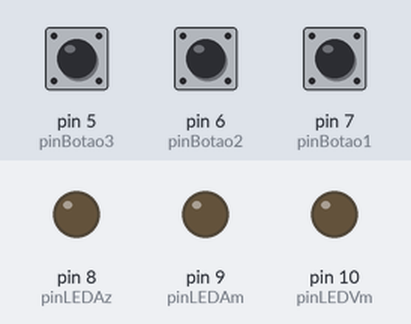
This sketch was run on a simulated Arduino Uno, built with avr-gcc and run on an emulated ATmega328P. Parts: output pins drawn as LEDs (lit = HIGH). The inputs (shaded band) are chosen by the test bench; at power-on: pin 6 (pinBotao2) HIGH, pin 5 (pinBotao3) HIGH, pin 7 (pinBotao1) HIGH.

Above: at 1.2 s.
1.3 s: pin 6 (pinBotao2) pulled LOW for 0.15 s
At 2.4 s:
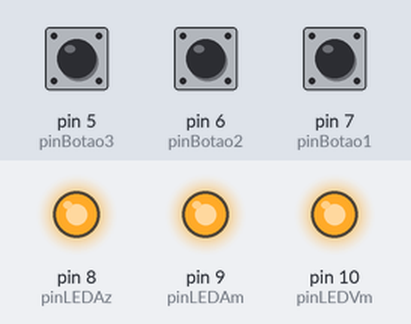
2.9 s: pin 5 (pinBotao3) pulled LOW for 0.15 s
At 3.6 s:
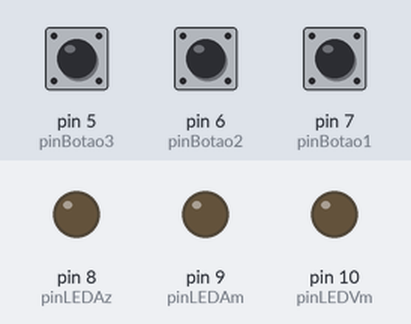
4.5 s: pin 6 (pinBotao2) pulled LOW for 1 s
At 4.9 s:
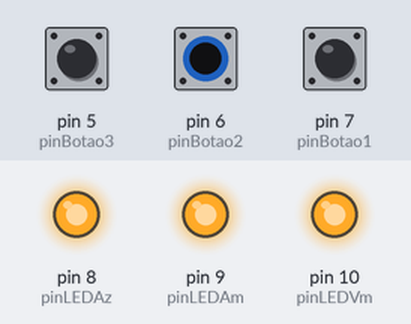
Timing chart, 0 to 7.5 s (numbered marks = the images above; inputs shaded):
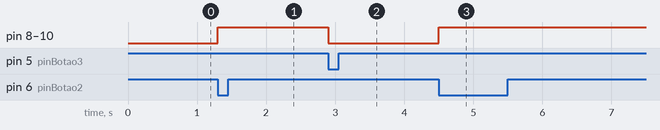

Measured:
- after the input at 1.3 s, pin 8 (pinLEDAz), pin 9 (pinLEDAm), pin 10 (pinLEDVm): LOW → HIGH at once
- after the input at 2.9 s, pin 8 (pinLEDAz), pin 9 (pinLEDAm), pin 10 (pinLEDVm): HIGH → LOW at once
- after the input at 4.5 s, pin 8 (pinLEDAz), pin 9 (pinLEDAm), pin 10 (pinLEDVm): LOW → HIGH at once

The sketch:

Aula_21.ino
```cpp
#define pinBotao1 7
#define pinBotao2 6
#define pinBotao3 5

#define pinLEDVm 10
#define pinLEDAm 9
#define pinLEDAz 8

byte contador = 0;

// ------------- DECLARAÇAO DA CLASSE ------------------------

class PushButton {
  public:
    PushButton(byte pinBotao, int tempoDebounce = 200);
    void button_loop();
    bool pressed();
  private:
    unsigned long debounceBotao;
    bool estadoBotaoAnt = HIGH;
    bool apertado = false;
    byte pino;
    int tempo;
};

// ------------- INICIO DO IMPLEMENTO DA CLASSE ------------------------

PushButton::PushButton(byte pinBotao, int tempoDebounce = 200) {
  pinMode(pinBotao, INPUT_PULLUP);
  pino = pinBotao;
  tempo = tempoDebounce;
}

void PushButton::button_loop() {
  bool estadoBotao = digitalRead(pino);
  apertado = false;
  if ( (millis() - debounceBotao) > tempo ) {
    if(!estadoBotao && estadoBotaoAnt) {
      apertado = true;
      debounceBotao = millis();
    }
  }
  estadoBotaoAnt = estadoBotao;
}

bool PushButton::pressed() {
  return apertado;
}
// ------------- FIM DO IMPLEMENTO DA CLASSE ------------------------

PushButton botao1(pinBotao1);
PushButton botao2(pinBotao2);
PushButton botao3(pinBotao3);

void setup() {
  pinMode(pinLEDVm,  OUTPUT);
  pinMode(pinLEDAm,  OUTPUT);
  pinMode(pinLEDAz,  OUTPUT);

}

void loop() {
  botao1.button_loop();
  botao2.button_loop();
  botao3.button_loop();

  if (botao1.pressed()) {
    contador++;
  }

  if (botao2.pressed()) {
    contador--;
  }

  if (botao3.pressed()) {
    contador = 0;
  }

  if (contador >= 5) {
    digitalWrite(pinLEDVm, HIGH);
  }else {
    digitalWrite(pinLEDVm, LOW);
  }

  if (contador >= 10) {
    digitalWrite(pinLEDAm, HIGH);
  }else {
    digitalWrite(pinLEDAm, LOW);
  }

  if (contador >= 15) {
    digitalWrite(pinLEDAz, HIGH);
  }else {
    digitalWrite(pinLEDAz, LOW);
  }
}
```
